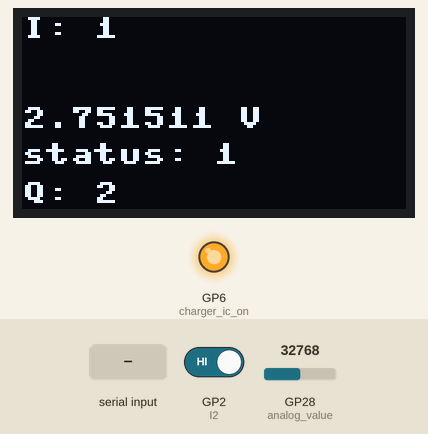
A program run on a simulated Raspberry Pi Pico running MicroPython. Shown: 128×64 one-colour display, output pins drawn as LEDs (lit = HIGH). The test bench sets the inputs (shaded band); at power-on: GP28 (analog_value) = 32768, GP2 (I2) HIGH (analog values on the 0–65535 scale). Library files of the repository ran but are not shown: sh1106.py; pins used as bus, display or sensor lines are not drawn; what the program prints to the serial console is not drawn.

Above: at 1.2 s.
1.3 s: "1\n" received over the second serial link
At 2.9 s:
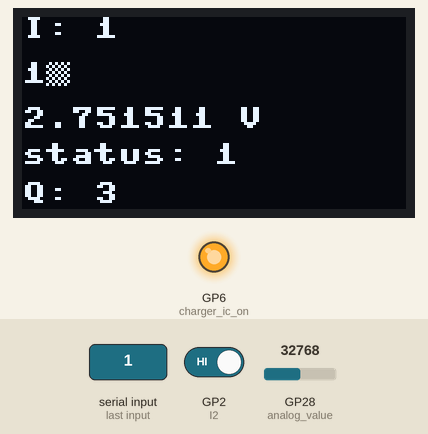
5.4 s: GP28 (analog_value) set to 45874
At 8.6 s:
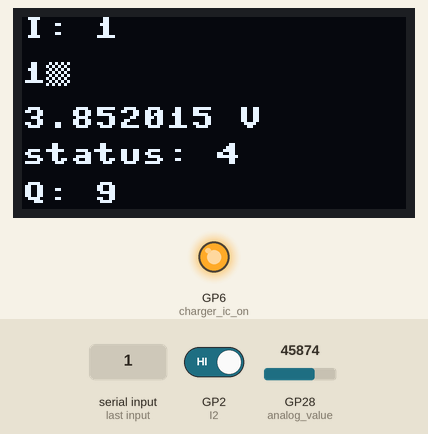
8.7 s: GP2 (I2) driven LOW
At 10.0 s:
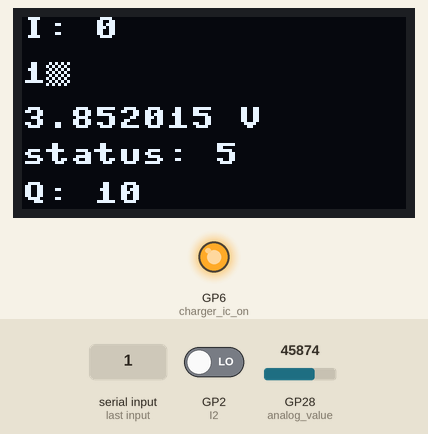
11.8 s: GP28 (analog_value) set to 57670
At 13.0 s:
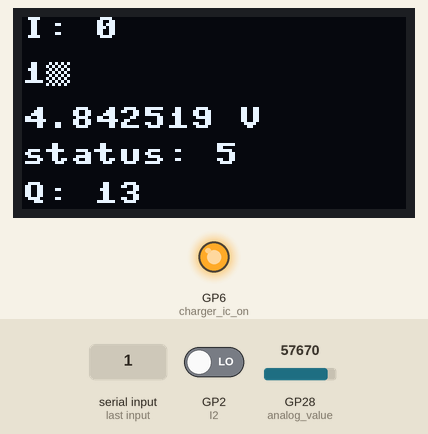
14.9 s: GP2 (I2) driven HIGH
At 16.0 s:
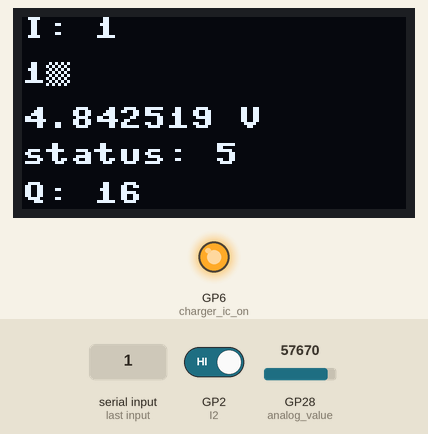
18.0 s: GP28 (analog_value) set to 65535
At 19.0 s:
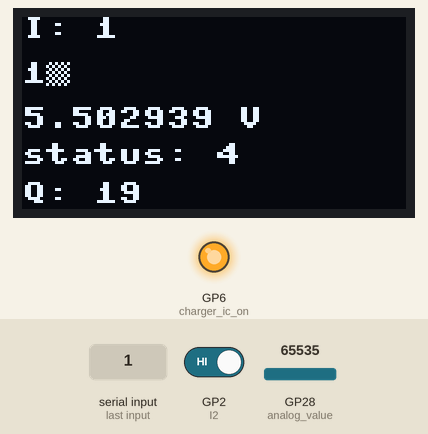
Timing chart, 0 to 21.0 s (numbered marks = the images above; inputs shaded):
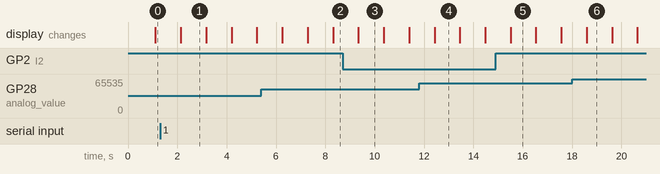

Measured:
- after the input at 1.3 s, the display: changes after 0.84 s (image 1)
- what the display in image 1 shows lasts 1.1 s, from 2.1 s to 3.2 s

The program:

ups_v0_2.py
```python
# (licence header left out)
from machine import Pin, I2C, UART, Timer, ADC
from sh1106 import SH1106_I2C
from time import sleep, ticks_ms
#import machine
import os

uart = UART(0, 9600, tx=Pin(0), rx=Pin(1))
print(uart)

b = None
msg = ""

# ananlogwert von Li ion Zelle
analog_value = ADC(28)

#spannungsüberwachung eingang GPIO2
I2 = Pin(2, Pin.IN)

# lion akku power pin
lion_power_on = Pin(4, Pin.OUT, value=0) # set pin high on creation
lion_power_on.value(1)

# pi power pin
pi_power_on = Pin(5, Pin.OUT, value=0) # set pin high on creation
pi_power_on.value(0)

# Lade IC power on pin
charger_ic_on = Pin(6, Pin.OUT, value=0) # set pin high on creation
charger_ic_on.value(1)

# i2c Bus aktivieren
i2c = I2C(1, scl=Pin(27), sda=Pin(26))

# oled
WIDTH  = 128                                            # oled display width
HEIGHT = 64                                          # oled display height
oled = SH1106_I2C(WIDTH, HEIGHT, i2c)                  # Init oled display

oled.fill(0)
oled.text('booting', 0, 0)
oled.show()

ups_status = 1
minimum_zeit_pi_start = 1
minimum_zeit_pi_start_on = False
power_ein_zeit_warten = 1
power_off_zeit_warten = 1
sek_counter = 0
volt_lion = 0.0
b = None
msg = ""

# Will return a float
def convert_float(x, in_min, in_max, out_min, out_max):
    return (x - in_min) * (out_max - out_min) / (in_max - in_min) + out_min

# Will return a integer
def convert_int(x, in_min, in_max, out_min, out_max):
    return (x - in_min) * (out_max - out_min) // (in_max - in_min) + out_min

def show_oled():
    oled.fill(0)
    zeile_1 = 'I: ' + str(I2.value())
    oled.text(zeile_1, 0, 0)
    zeile_2 = str(msg)
    oled.text(zeile_2, 0, 15)
    zeile_3 = str(volt_lion) + ' V'
    oled.text(zeile_3, 0, 30)
    zeile_4 = 'status: ' + str(ups_status)
    oled.text(zeile_4, 0, 42)
    zeile_5 = 'Q: ' + str(sek_counter)
    oled.text(zeile_5, 0, 55)
    oled.show()

while True:
    #convert_float(x, in_min, in_max, out_min, out_max)
    reading = analog_value.read_u16()
    volt_lion = convert_float(reading, 0, 65500, 0, 5.5)
    #print("ADC: ",volt_lion)

    # Power zustand an pi melden 1 = ok, 0 = no power
    #uart.write(str(I2.value()))

    #eine kleine Pause von 100 Millisekunden
    if uart.any():
        b = uart.readline()
        #print(type(b))
        #print(b)
        try:
            msg = b.decode('utf-8')
            #print(type(msg))
            #print(">> " + msg)
            #show_oled()
        except:
            pass

    sek_counter += 1

    if minimum_zeit_pi_start_on:
        minimum_zeit_pi_start += 1
        if minimum_zeit_pi_start >= 200:
            minimum_zeit_pi_start = 200

    # 1 Power ein, warte 10 sek
    if ups_status == 1:
        power_ein_zeit_warten += 1
        if power_ein_zeit_warten >= 10:
            if I2.value() == 0:
                lion_power_on.value(0)
                sleep(2)
            print('power ein zeit abgelaufen')
            power_ein_zeit_warten = 0
            ups_status = 2

    # 2 Lion Battery einschalten, minimum Zeit start Pi setzen
    if ups_status == 2:
        minimum_zeit_pi_start_on = True
        ups_status = 3

    # 3 Pi Zero ein
    if ups_status == 3:
        print('start pi')
        pi_power_on.value(1)
        ups_status = 4

    # 4 Normalbetrieb, abfrage ob Power ok, nok = 5
    if ups_status == 4:
        #abfrage ob Power ok
        if I2.value() == 0:
            ups_status = 5

    # warte 10 sek ob Power ok, nok = 10, ok = 4
    if ups_status == 5:
        power_ein_zeit_warten += 1
        if power_ein_zeit_warten >= 10:
            if I2.value() == 1:
                ups_status = 4
                power_ein_zeit_warten = 0
            else:
                power_ein_zeit_warten = 0
                ups_status = 10

    # 10 warte bis minimum Zeit Pi start abgelaufen > ja = 11, nein = 5
    if ups_status == 10:
        if minimum_zeit_pi_start >= 60:
            ups_status = 11
        else:
            ups_status = 5

    # 11 Komado Pi runterfahren
    if ups_status == 11:
        # Power zustand an pi melden 1 = ok, 0 = no power
        #uart.write(str(I2.value()))
        uart.write('0')
        ups_status = 12

    # 12 Warte bis PI vollständig rutergefahren
    if ups_status == 12:
        power_off_zeit_warten += 1
        if power_off_zeit_warten >= 30:
            power_off_zeit_warten = 0
            ups_status = 13

    # 13 Pi Zero aus, warte 5 sek
    if ups_status == 13:
        pi_power_on.value(0)
        power_off_zeit_warten += 1
        if power_off_zeit_warten >= 5:
            power_off_zeit_warten = 0
            ups_status = 14

    # 14 abfrage Power ok, ok = 1, nok = 15
    if ups_status == 14:
        #abfrage ob Power ok
        if I2.value() == 1:
            ups_status = 1
        else:
            ups_status = 15

    # 15 ups auschalten, Ende
    if ups_status == 15:
        lion_power_on.value(0)

    #print(sek_counter)
    show_oled()
    sleep(1)
```
